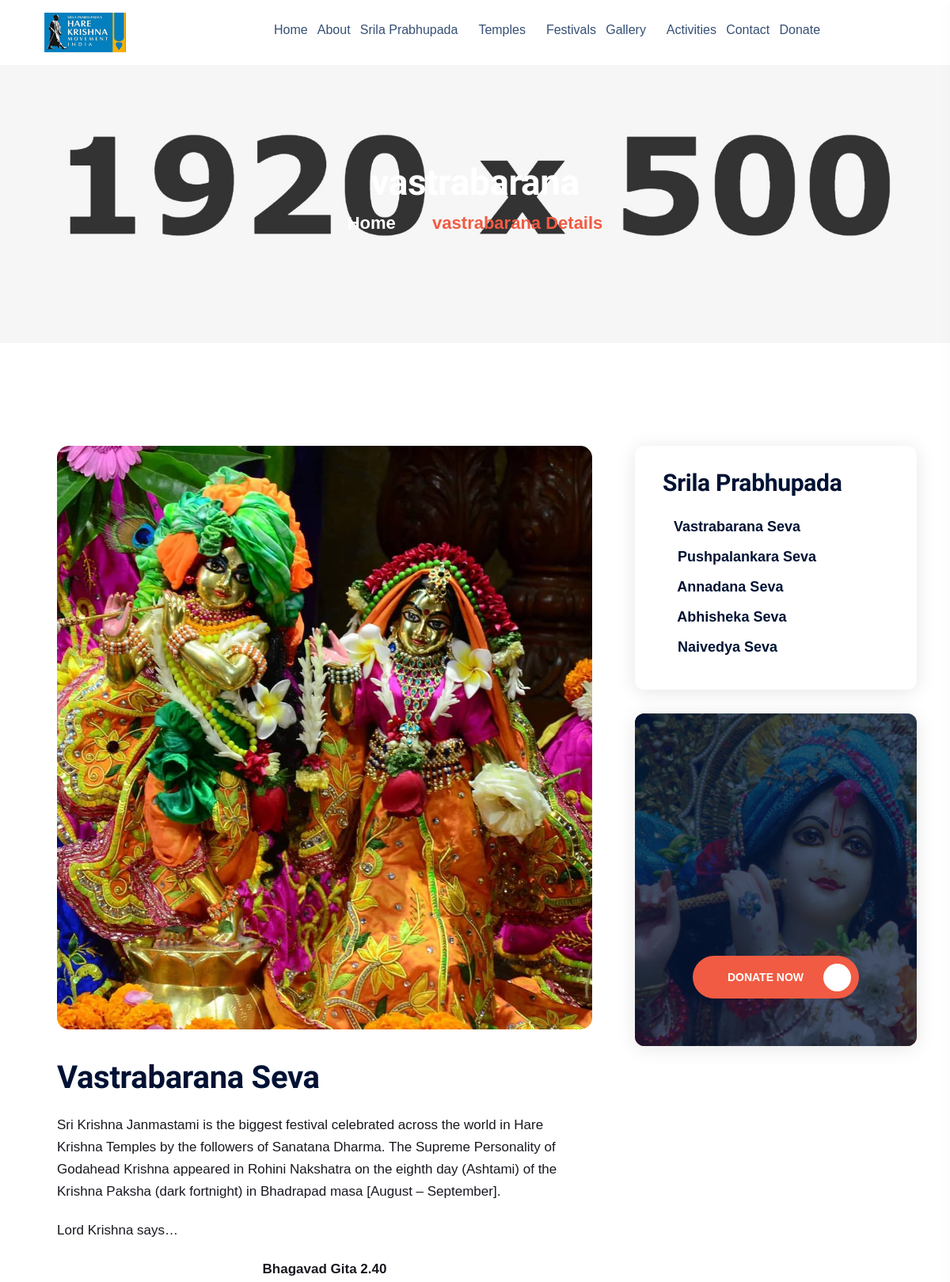
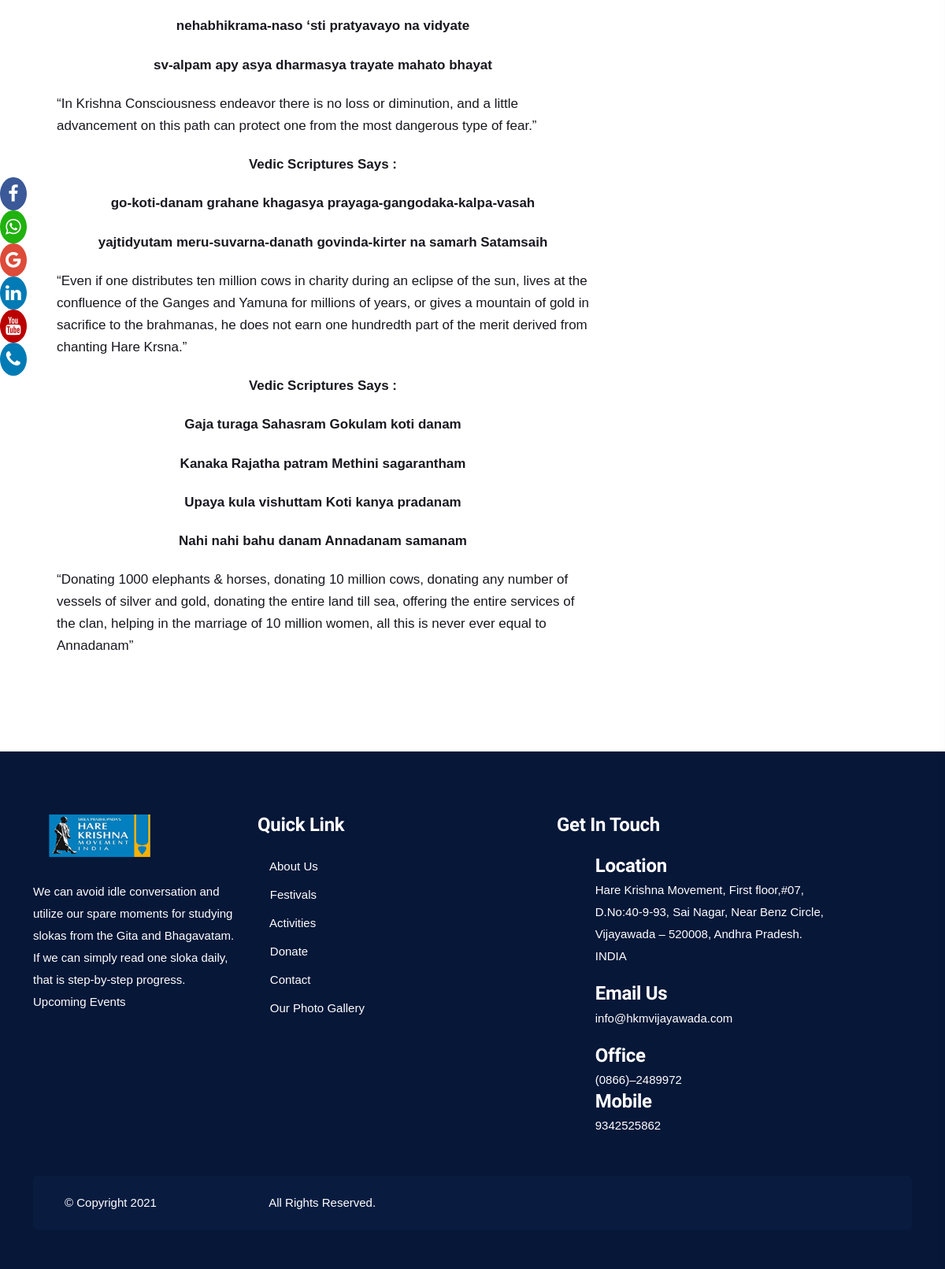
Screenshot of /vastrabarana with the database file from the repository (2 pictures, top to bottom).
### Seva/models.py (models this page shows)
class VastrabaranaSeva(models.Model):
    id = models.AutoField(primary_key=True, auto_created=True)
    title = models.CharField(max_length=500, blank=True, null=True)
    content = HTMLField(default="<p>Add content</p>")
    image = models.ImageField(upload_to='vastrabaranaseva/',null=True)
    class Meta:
        verbose_name_plural = "VastrabaranaSeva"

### Seva/views.py (the view)
# urls.py: path('vastrabarana', vastrabarana, name='vastrabarana'),
def vastrabarana(request):
    data = VastrabaranaSeva.objects.all().values()
    context = dict()
    context['data'] = data
    return render(request,'vastrabarana.html',context)

### templates/vastrabarana.html
{% include 'base.html' %}
 {% block content %}
    <main>
        <section class="page-title-area" style="background-image: url(/static/assets/img/bg/page-title.jpg);">
            <div class="container pos-rel">
                <div class="row">
                    <div class="col-xl-5 mx-auto">
                        <div class="page-title-wrapper text-center pt-125">
                            <div class="page-title-box">
                                <h2 class="page-title">vastrabarana</h2>
                                <ul class="breadcrumb-list">
                                    <li><a href="{% url 'index' %}">Home <i class="far fa-chevron-right"></i></a></li>
                                    <li><a href="#" class="active">vastrabarana Details</a></li>
                                </ul>
                            </div>
                        </div>
                    </div>
                </div>
            </div>
        </section>
        <section class="blog-details-area pt-130 pb-70">
            <div class="container">
                <div class="row">
                    <div class="col-xl-8 col-lg-8 col-md-12">
                        {% for i in data %}
                        <div class="blogs-details-left-area mb-50">
                            <div class="blog blogs-02 mb-40 wow fadeInUp2 animated" data-wow-delay='.1s'>
                                <div class="blog__thumb mb-35">
                                    <img src="/media/{{i.image}}" alt="">
                                </div>
                                <div class="blog__content">
                                    <h3 class="blog-title mb-20"><a href="blog-details.html">{{i.title}}</a></h3>
                                        {{i.content |safe}}
                                </div>
                            </div>
                        </div>
                        {% endfor %}
                    </div>
                    {% include 'sevasidebar.html' %}
                </div>
            </div>
        </section>
    </main>
    {% include 'includebase.html' %}
{% endblock content %}

### rows the page displays
VastrabaranaSeva: image (picture), title "Vastrabarana Seva", content "Sri Krishna Janmastami is the biggest festival celebrated across the world in Hare Krishna Temples by the followers of Sanatana Dharma. The Supreme Personality of Godahead Krishna appeared in Rohini Nakshatra on the eighth day (Ashtami) of the Krishna Paksha (dark fortnight) in Bhadrapad masa [August – September]. Lord Krishna says… Bhagavad Gita 2.40 nehabhikrama-naso ‘sti pratyavayo na vidyate sv-alpam apy asya dharmasya trayate mahato bhayat “In Krishna Consciousness endeavor there is no loss or diminution, and a little advancement on this path can protect one from the most dangerous type of fear.” Vedic Scriptures Says : go-koti-danam grahane khagasya prayaga-gangodaka-kalpa-vasah…"
